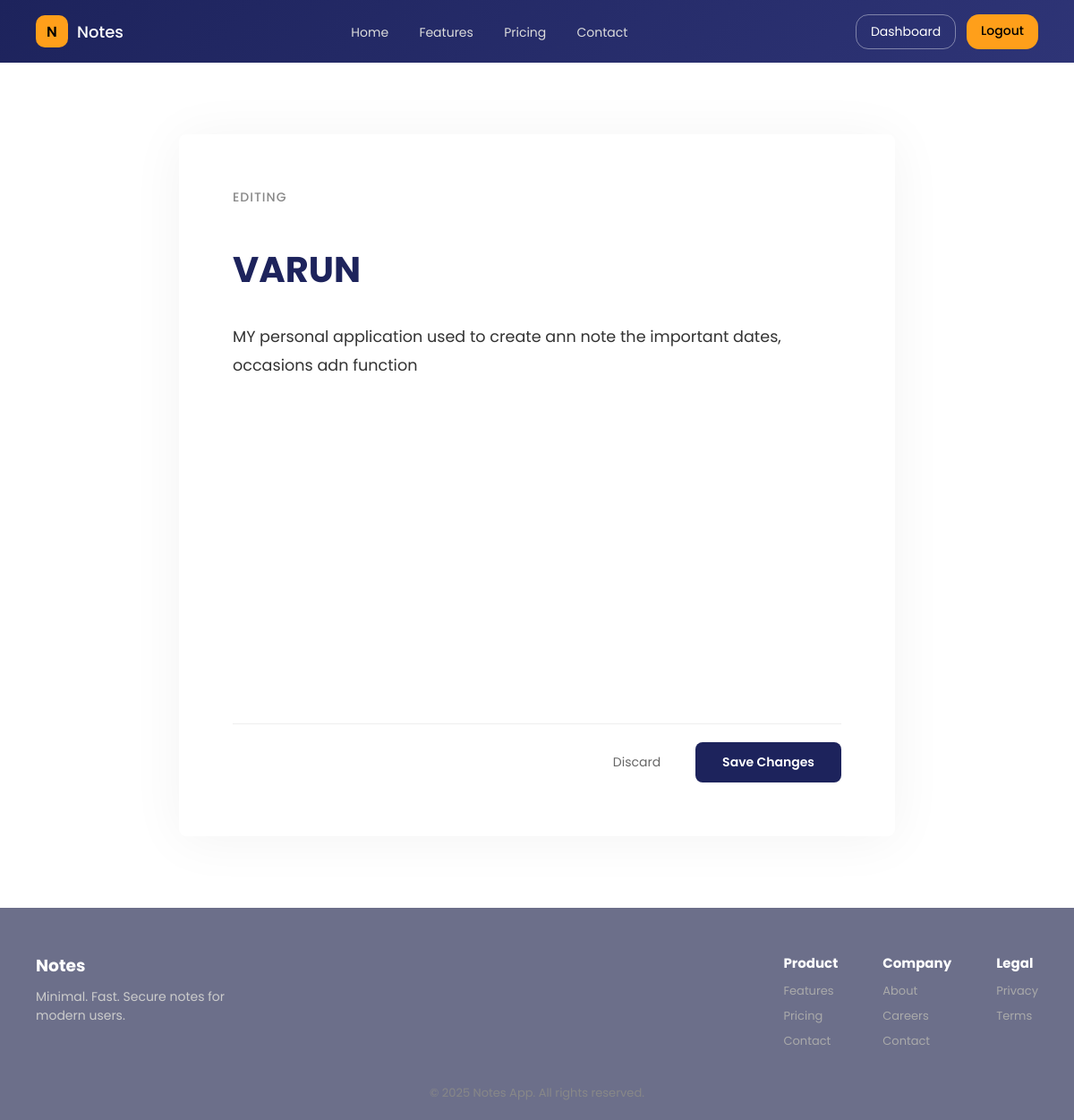
/update-note/1 (signed in), run on the app's committed database.
### models.py (models this page shows)
class Note(db.Model):
    id = db.Column(db.Integer, primary_key=True)
    title = db.Column(db.String(150), nullable=False)
    content = db.Column(db.Text, nullable=False)
    date = db.Column(db.DateTime, default=datetime.utcnow)
    user_id = db.Column(db.Integer, db.ForeignKey('user.id'), nullable=False)

### app.py (the view)
@app.route("/update-note/<int:id>", methods=['GET', 'POST'])
@login_required
def update_note(id):
    note = Note.query.get_or_404(id)
    if note.user_id != current_user.id:
        flash("You can't update this note!")
        return redirect(url_for('dashboard'))
    if request.method == 'POST':
        note.title = request.form.get('title')
        note.content = request.form.get('content')
        db.session.commit()
        flash('Note updated successfully!')
        return redirect(url_for('dashboard'))
    return render_template("create_note.html", note=note)

### app.py (called while the page is built)
@login_manager.user_loader
def load_user(user_id):
    return User.query.get(int(user_id))

### templates/create_note.html (shortened to what this page needs)
{% extends "base.html" %}
{% block extra_css %}
<link rel="stylesheet" href="{{ url_for('static', filename='create_note.css') }}">
{% endblock %}
{% block content %}
<div class="editor-container">
    <div class="editor-header">
        <h2>{% if note %}Editing{% else %}Drafting{% endif %}</h2>
    </div>
    <form method="POST" class="note-form">
        <div class="form-group">
            <input type="text"
                   name="title"
                   class="title-input"
                   placeholder="Note Title"
                   value="{{ note.title if note else '' }}"
                   required
                   autofocus>
        </div>
        <div class="form-group">
            <textarea name="content"
                      class="content-input"
                      placeholder="Start writing your thoughts..."
                      required>{{ note.content if note else '' }}</textarea>
        </div>
        <div class="editor-actions">
            <a href="{{ url_for('dashboard') }}" class="btn-cancel">Discard</a>
            <button type="submit" class="btn-save">
                <span>{% if note %}Save Changes{% else %}Save Note{% endif %}</span>
            </button>
        </div>
    </form>
</div>
{% endblock %}

### static/base.css (style rules this page uses)
* { margin: 0; padding: 0; box-sizing: border-box; font-family: "Poppins", sans-serif; }
body { background: url('https://i.postimg.cc/PqCwH1nY/Preview.jpg') no-repeat center center fixed; background-size: cover; color: #1c1c1c; }

### static/create_note.css (style rules this page uses)
.editor-container { max-width: 800px; margin: 40px auto; background: #fff; padding: 60px; border-radius: 8px; box-shadow: 0 4px 60px rgba(0,0,0,0.05); min-height: calc(100vh - 200px); }
.editor-header { margin-bottom: 30px; display: flex; justify-content: space-between; align-items: center; }
.editor-header h2 { color: #888; font-size: 14px; text-transform: uppercase; letter-spacing: 1px; font-weight: 500; }
.note-form { display: flex; flex-direction: column; gap: 20px; }
.title-input { width: 100%; font-size: 2.5rem; font-weight: 700; color: #1d235c; border: none; outline: none; padding: 10px 0; background: transparent; font-family: "Poppins", sans-serif; }
.title-input::placeholder { color: #ddd; }
.content-input { width: 100%; min-height: 400px; font-size: 1.1rem; line-height: 1.8; color: #333; border: none; outline: none; resize: none; background: transparent; font-family: inherit; }
.content-input::placeholder { color: #999; }
.editor-actions { display: flex; justify-content: flex-end; gap: 15px; margin-top: 20px; padding-top: 20px; border-top: 1px solid #eee; }
.btn-cancel { padding: 12px 24px; color: #666; text-decoration: none; font-size: 14px; border-radius: 8px; transition: all 0.2s; }
.btn-save { padding: 12px 30px; background: #1d235c; color: #fff; border: none; border-radius: 8px; font-size: 14px; font-weight: 600; cursor: pointer; transition: all 0.3s; display: flex; align-items: center; gap: 8px; }

### data on the page
Note: title "VARUN", content "MY personal application used to create ann note the important dates, occasions adn function"
